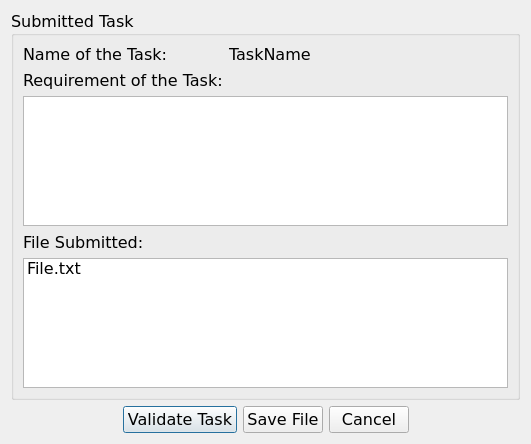
<?xml version="1.0" encoding="UTF-8"?>
<ui version="4.0">
 <class>validate_task_file</class>
 <widget class="QDialog" name="validate_task_file">
  <property name="geometry">
   <rect>
    <x>0</x>
    <y>0</y>
    <width>531</width>
    <height>444</height>
   </rect>
  </property>
  <property name="font">
   <font>
    <family>Verdana</family>
    <pointsize>12</pointsize>
   </font>
  </property>
  <property name="windowTitle">
   <string>Validate Task</string>
  </property>
  <layout class="QGridLayout" name="gridLayout_2">
   <item row="0" column="0" colspan="5">
    <widget class="QGroupBox" name="submitted_task_box">
     <property name="title">
      <string>Submitted Task</string>
     </property>
     <layout class="QGridLayout" name="gridLayout">
      <item row="0" column="0">
       <widget class="QLabel" name="name_task_label">
        <property name="text">
         <string>Name of the Task:</string>
        </property>
       </widget>
      </item>
      <item row="0" column="1">
       <widget class="QLabel" name="taskname_label">
        <property name="text">
         <string>TaskName</string>
        </property>
       </widget>
      </item>
      <item row="1" column="0">
       <widget class="QLabel" name="name_task_label_2">
        <property name="text">
         <string>Requirement of the Task:</string>
        </property>
       </widget>
      </item>
      <item row="1" column="1">
       <spacer name="horizontalSpacer_4">
        <property name="orientation">
         <enum>Qt::Orientation::Horizontal</enum>
        </property>
        <property name="sizeHint" stdset="0">
         <size>
          <width>197</width>
          <height>20</height>
         </size>
        </property>
       </spacer>
      </item>
      <item row="2" column="0" colspan="2">
       <widget class="QTextBrowser" name="reqtask_view">
        <property name="minimumSize">
         <size>
          <width>0</width>
          <height>90</height>
         </size>
        </property>
       </widget>
      </item>
      <item row="3" column="0">
       <widget class="QLabel" name="link_submitted_label">
        <property name="text">
         <string>File Submitted:</string>
        </property>
       </widget>
      </item>
      <item row="3" column="1">
       <spacer name="horizontalSpacer">
        <property name="orientation">
         <enum>Qt::Orientation::Horizontal</enum>
        </property>
        <property name="sizeHint" stdset="0">
         <size>
          <width>247</width>
          <height>20</height>
         </size>
        </property>
       </spacer>
      </item>
      <item row="4" column="0" colspan="2">
       <widget class="QListWidget" name="listWidget">
        <property name="frameShape">
         <enum>QFrame::Shape::StyledPanel</enum>
        </property>
        <property name="frameShadow">
         <enum>QFrame::Shadow::Sunken</enum>
        </property>
        <item>
         <property name="text">
          <string>File.txt</string>
         </property>
        </item>
       </widget>
      </item>
     </layout>
    </widget>
   </item>
   <item row="1" column="0">
    <spacer name="horizontalSpacer_2">
     <property name="orientation">
      <enum>Qt::Orientation::Horizontal</enum>
     </property>
     <property name="sizeHint" stdset="0">
      <size>
       <width>105</width>
       <height>20</height>
      </size>
     </property>
    </spacer>
   </item>
   <item row="1" column="1">
    <widget class="QPushButton" name="validate_task_btn">
     <property name="text">
      <string>Validate Task</string>
     </property>
    </widget>
   </item>
   <item row="1" column="2">
    <widget class="QPushButton" name="openlink_btn">
     <property name="text">
      <string>Save File</string>
     </property>
    </widget>
   </item>
   <item row="1" column="3">
    <widget class="QPushButton" name="cancel_btn">
     <property name="text">
      <string>Cancel</string>
     </property>
    </widget>
   </item>
   <item row="1" column="4">
    <spacer name="horizontalSpacer_3">
     <property name="orientation">
      <enum>Qt::Orientation::Horizontal</enum>
     </property>
     <property name="sizeHint" stdset="0">
      <size>
       <width>104</width>
       <height>20</height>
      </size>
     </property>
    </spacer>
   </item>
  </layout>
 </widget>
 <resources/>
 <connections/>
</ui>
